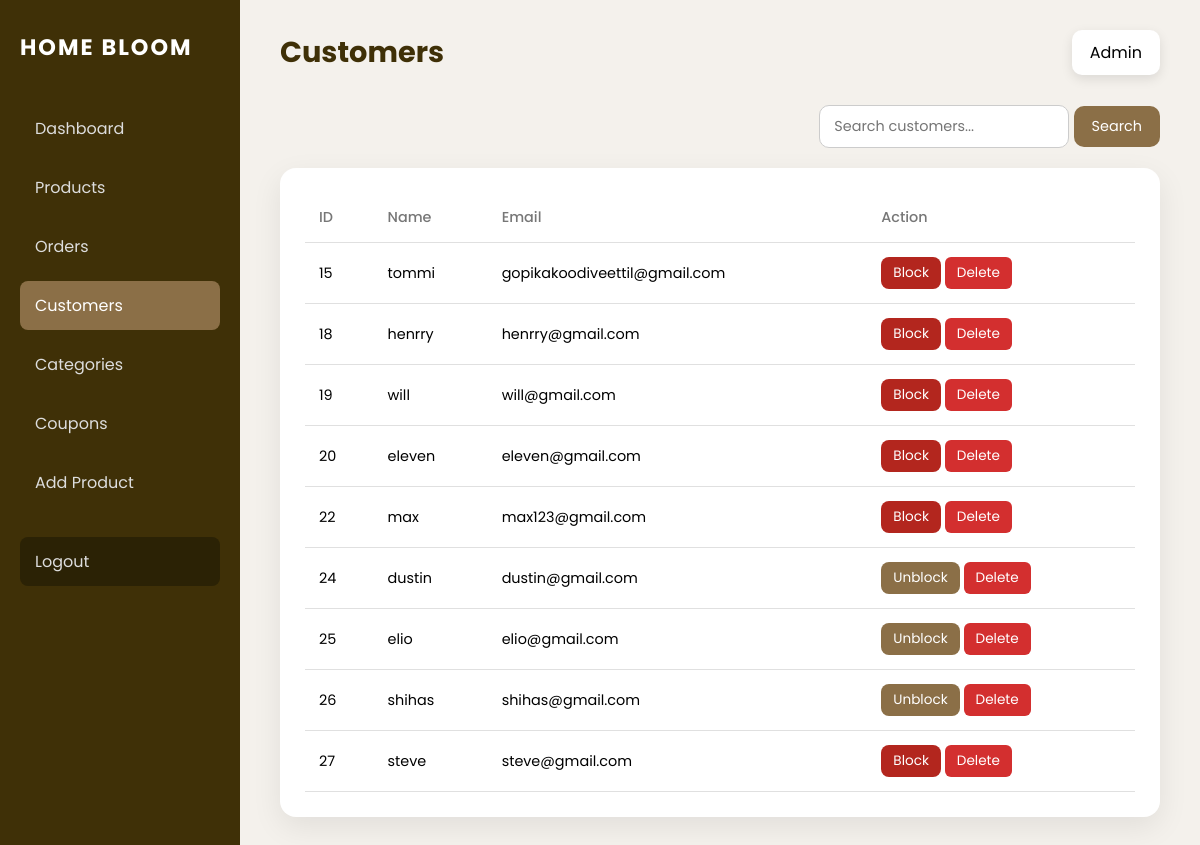
Page /admincutomer/ (signed in) on the earlier database version.
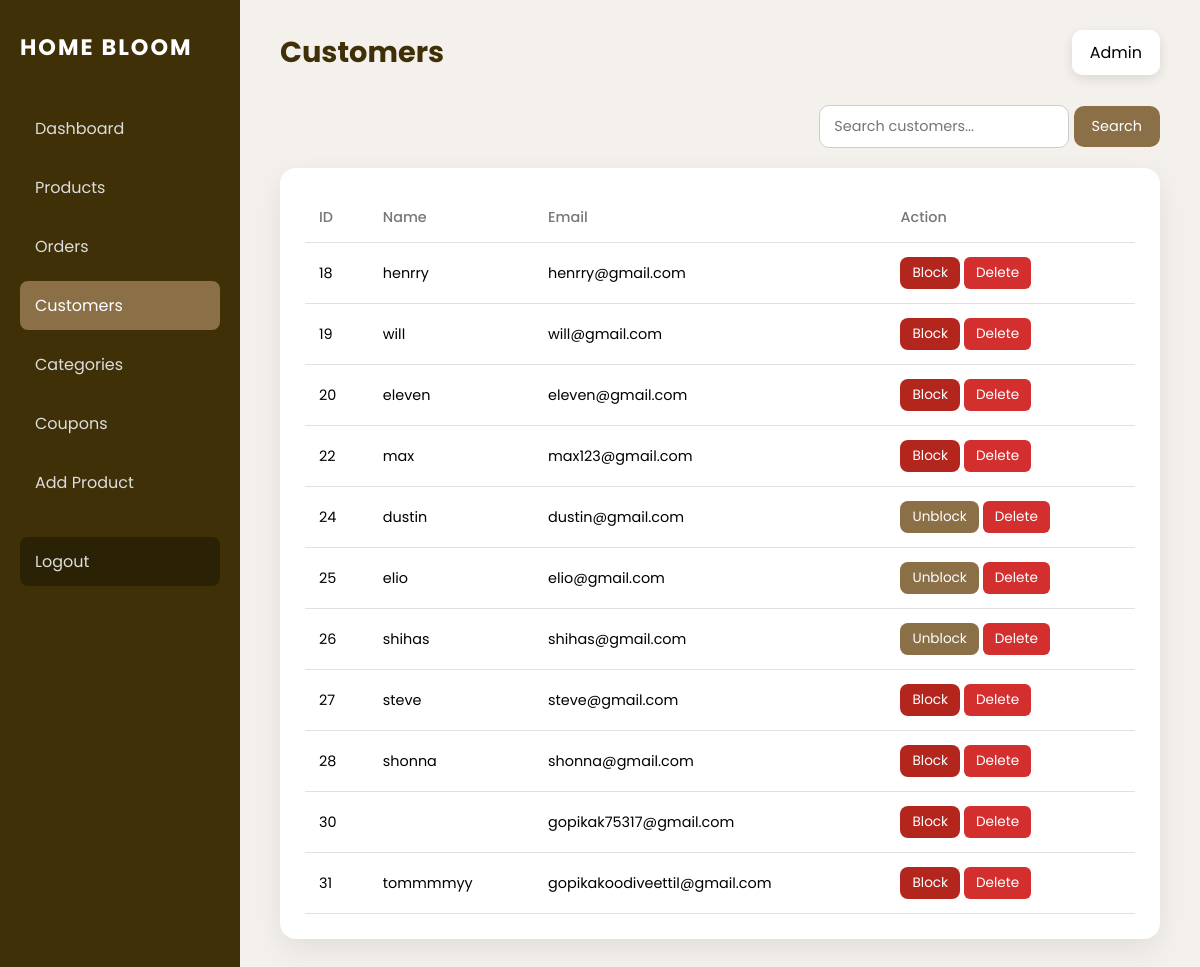
Same page on the later database version.
### bloom/models.py (models this page shows, shortened)
class User(AbstractUser):
    email = models.EmailField(unique=True)
    USERNAME_FIELD = "email"
    REQUIRED_FIELDS = ["username"]

### bloom/views.py (the view)
# urls.py: path('admincutomer/',views.admincustomer,name='admincustomer'),
@never_cache
@staff_member_required(login_url='home')
def admincustomer(request):
    if not request.user.is_staff:
        return HttpResponseForbidden("Access denied")
    customers = User.objects.filter(is_staff=False)
    return render(request, "admincustomer.html", {
        "customers": customers
    })

### bloom/templates/admincustomer.html (shortened to what this page needs)
<!DOCTYPE html>
<html lang="en">
<head>
</head>
<body>
<div class="dashboard-wrapper">
    <aside class="sidebar">
        <h2 class="brand">HOME BLOOM</h2>
        <nav>
            <a href="{% url 'admindashboard' %}">Dashboard</a>
            <a href="{%url 'adminproduct'%}">Products</a>
            <a href="{% url 'adminorder' %}">Orders</a>
             <a href="{%url 'admincustomer'%}"class="active">Customers</a>
            <a href="{%url 'admincategory'%}">Categories</a>
            <a href="{%url 'admincoupon'%}">Coupons</a>
            <a href="{%url 'addproduct'%}">Add Product</a>
            <a href="/" class="logout">Logout</a>
        </nav>
    </aside>
    <main class="main-content">
        <div class="top-bar">
            <h1>Customers</h1>
            <div class="admin-info">Admin</div>
        </div>
        <div class="search-wrapper">
            <form method="get" action="{% url 'admincustomer' %}">
                <input type="text" name="q" placeholder="Search customers..." class="search-input">
                <button type="submit" class="search-btn">Search</button>
            </form>
        </div>
        <div class="table-wrapper">
            <table>
                <thead>
                    <tr>
                        <th>ID</th>
                        <th>Name</th>
                        <th>Email</th>
                        <th>Action</th>
                    </tr>
                </thead>
                <tbody>
    {% for user in customers %}
    <tr>
        <td>{{ user.id }}</td>
        <td>{{ user.username }}</td>
        <td>{{ user.email }}</td>
        <td>
    <form action="{% url 'toggle_customer_block' user.id %}" method="post" style="display:inline;">
    <button type="submit"
        style="
            padding:6px 12px;
            border-radius:8px;
            border:none;
            cursor:pointer;
            font-size:0.85rem;
            background:{% if user.is_active %}#b3261e{% else %}#8B6F47{% endif %};
            color:#fff;
        ">
        {% if user.is_active %}
            Block
        {% else %}
            Unblock
        {% endif %}
    </button>
</form>
  <form action="{% url 'delete_customer' user.id %}" method="post" style="display:inline;">
    <button type="submit" class="delete-btn">Delete</button>
</form>
</td>
    </tr>
    {% empty %}
    <tr>
        <td colspan="4">No customers found</td>
    </tr>
    {% endfor %}
</tbody>
            </table>
        </div>
    </main>
</div>
</body>
</html>

### bloom/templates/admincustomer.html (style rules this page uses)
* { margin:0; padding:0; box-sizing:border-box; font-family:'Poppins', sans-serif; }
body { background:#f4f1ec; }
.dashboard-wrapper { display:flex; min-height:100vh; }
.sidebar { width:240px; background:#3f3007; color:#fff; padding:30px 20px; }
.brand { font-size:1.4rem; letter-spacing:2px; margin-bottom:40px; }
.sidebar nav a { display:block; color:#ddd; text-decoration:none; padding:12px 15px; border-radius:8px; margin-bottom:10px; }
.sidebar nav a:hover, .sidebar nav a.active { background:#8B6F47; color:#fff; }
.logout { margin-top:30px; background:#2b2205; }
.main-content { flex:1; padding:30px 40px; }
.top-bar { display:flex; justify-content:space-between; align-items:center; margin-bottom:30px; }
.top-bar h1 { font-size:1.8rem; color:#3f3007; }
.admin-info { background:#fff; padding:10px 18px; border-radius:10px; box-shadow:0 4px 12px rgba(0,0,0,.1); }
.search-wrapper { margin-bottom:20px; display:flex; justify-content:flex-end; gap:10px; }
.search-input { padding:10px 14px; border-radius:10px; border:1px solid #ccc; font-size:0.9rem; width:250px; }
.search-btn { padding:10px 18px; border-radius:10px; border:none; background:#8B6F47; color:#fff; font-size:0.9rem; cursor:pointer; }
.table-wrapper { background:#fff; border-radius:16px; padding:25px; box-shadow:0 10px 30px rgba(0,0,0,.08); overflow-x:auto; }
table { width:100%; border-collapse:collapse; min-width:800px; }
th,td { padding:14px; text-align:left; border-bottom:1px solid #e0e0e0; font-size:0.9rem; }
th { color:#777; font-weight:500; }
.delete-btn { background-color: #d32f2f; color: #fff; border: none; padding: 6px 12px; border-radius: 6px; cursor: pointer; font-size: 0.85rem; transition: background 0.3s; }

Differences in the rows shown:
removed User: id "15", username "tommi", email "gopikakoodiveettil@gmail.com", is_active "Block"
added User: id "28", username "shonna", email "shonna@gmail.com", is_active "Block"
added User: id "30", email "gopikak75317@gmail.com", is_active "Block"
added User: id "31", username "tommmmyy", email "gopikakoodiveettil@gmail.com", is_active "Block"
